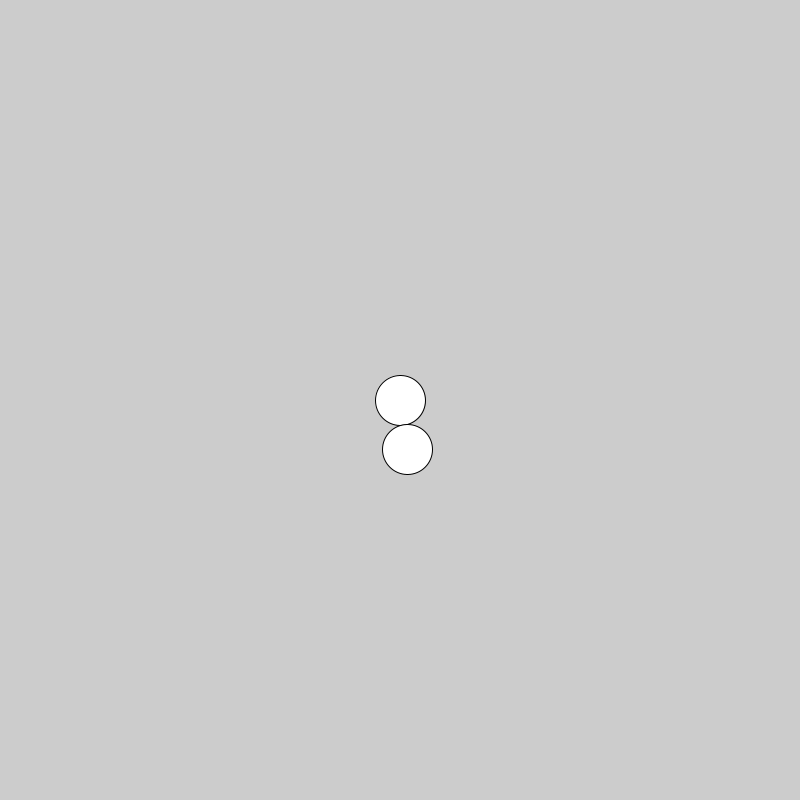
Frame 1 (no input)
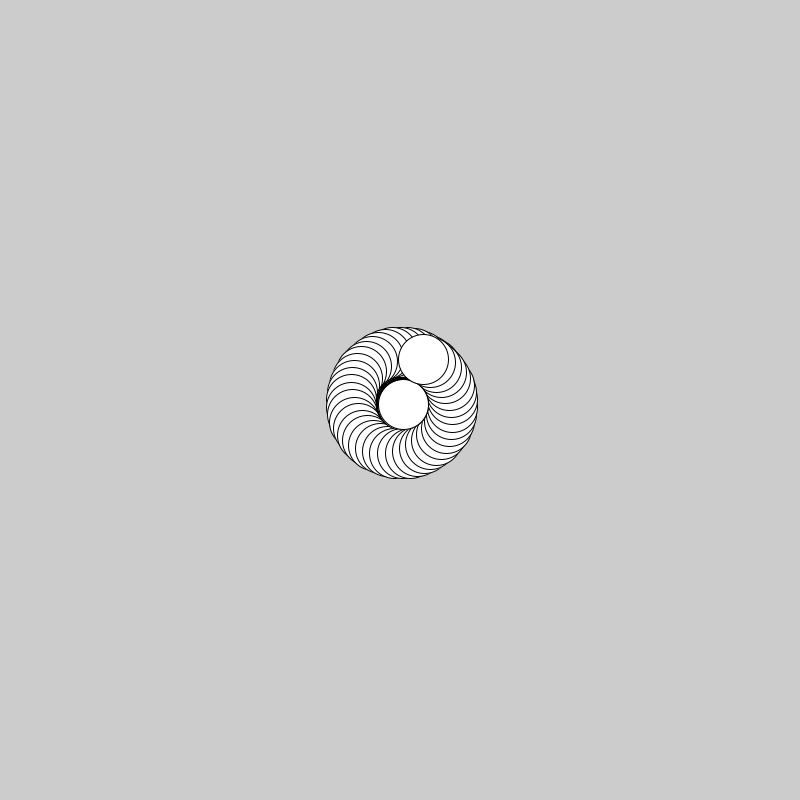
Frame 60 (the mouse pressed at the canvas centre just before this capture)
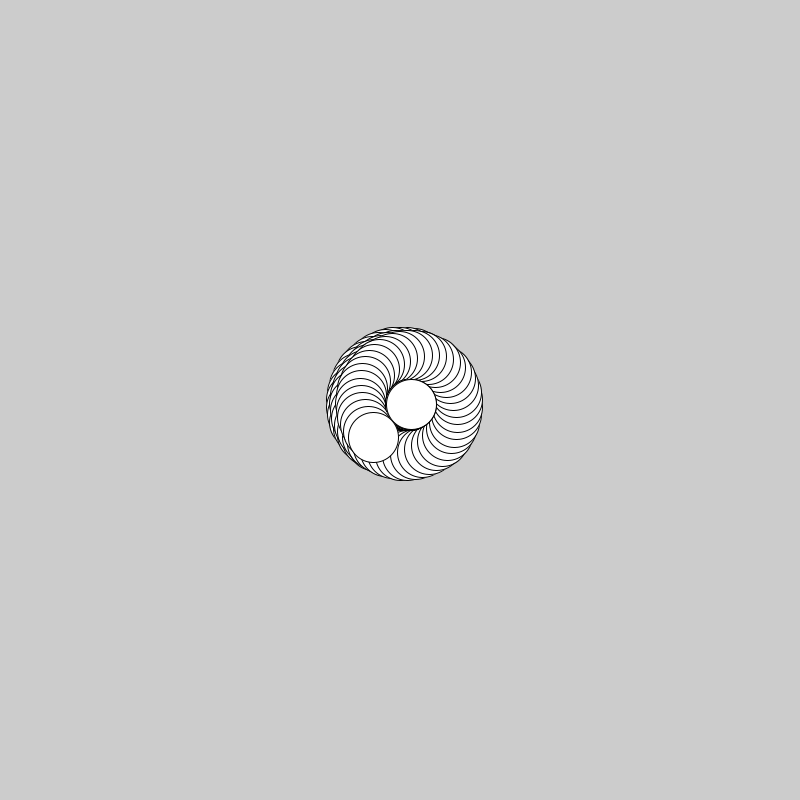
Frame 120 (the mouse held since frame 60 and released just before this capture)

The Processing sketch that drew these frames (run headless with seeded random() and noise(); from frame 60 on, the mouse is pressed at the canvas centre):

// Processing sketch: processing_159125
// ── processing_159125.pde

float i = 0;
float radio = 0;
void setup() {
  size(800, 800);
}
void draw() {
  //background(255);
i=i+0.01;
radio = radio + 0.1;
float posicionX = radio*sin(i);
float posicionY = radio*cos(i);
 
float otraPosicionX = 50*sin(i*15);
float otraPosicionY = 50*cos(i*15);
 
float otraMasX = 50*sin(i*45);
float otraMasY = 50*cos(i*45);
float grueso = 50;
fill(255);
  ellipse((width/2)+posicionX, (width/2)+posicionY, grueso, grueso);
 ellipse((width/2)+posicionX+otraPosicionX, (width/2)+posicionY+otraPosicionY, grueso, grueso);

 
}
